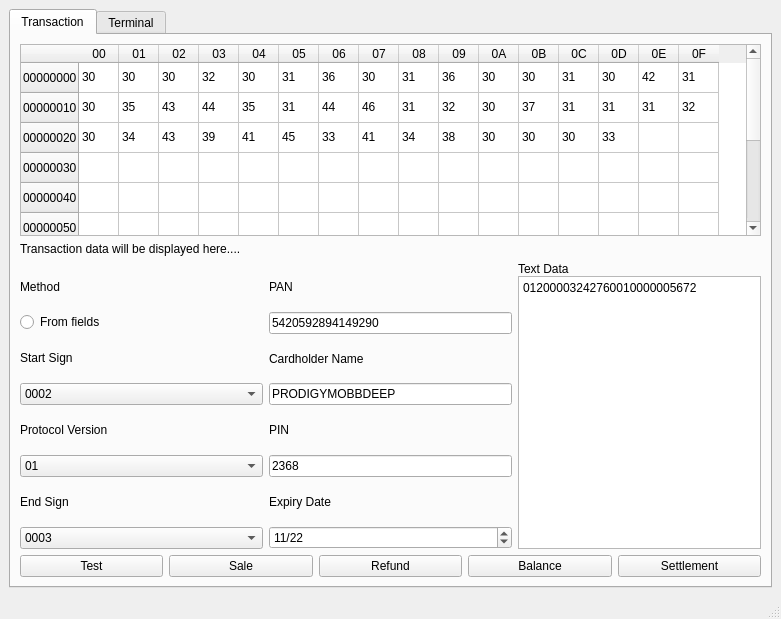
<?xml version="1.0" encoding="UTF-8"?>
<ui version="4.0">
 <class>Model</class>
 <widget class="QMainWindow" name="Model">
  <property name="geometry">
   <rect>
    <x>0</x>
    <y>0</y>
    <width>781</width>
    <height>619</height>
   </rect>
  </property>
  <property name="sizePolicy">
   <sizepolicy hsizetype="Minimum" vsizetype="Fixed">
    <horstretch>0</horstretch>
    <verstretch>0</verstretch>
   </sizepolicy>
  </property>
  <property name="windowTitle">
   <string>Model</string>
  </property>
  <widget class="QWidget" name="centralwidget">
   <layout class="QHBoxLayout" name="horizontalLayout">
    <item>
     <layout class="QVBoxLayout" name="mainLayout">
      <item>
       <widget class="QTabWidget" name="modelTabs">
        <property name="currentIndex">
         <number>0</number>
        </property>
        <widget class="QWidget" name="transactionTab">
         <attribute name="title">
          <string>Transaction</string>
         </attribute>
         <layout class="QVBoxLayout" name="verticalLayout_4">
          <item>
           <layout class="QVBoxLayout" name="transactionLayout" stretch="0,0,0,0">
            <item>
             <widget class="QTableWidget" name="transactionDataTable">
              <property name="sizePolicy">
               <sizepolicy hsizetype="Minimum" vsizetype="Fixed">
                <horstretch>0</horstretch>
                <verstretch>0</verstretch>
               </sizepolicy>
              </property>
              <attribute name="horizontalHeaderDefaultSectionSize">
               <number>40</number>
              </attribute>
              <row>
               <property name="text">
                <string>00000000</string>
               </property>
              </row>
              <row>
               <property name="text">
                <string>00000010</string>
               </property>
              </row>
              <row>
               <property name="text">
                <string>00000020</string>
               </property>
              </row>
              <row>
               <property name="text">
                <string>00000030</string>
               </property>
              </row>
              <row>
               <property name="text">
                <string>00000040</string>
               </property>
              </row>
              <row>
               <property name="text">
                <string>00000050</string>
               </property>
              </row>
              <row>
               <property name="text">
                <string>00000060</string>
               </property>
              </row>
              <row>
               <property name="text">
                <string>00000070</string>
               </property>
              </row>
              <row>
               <property name="text">
                <string>00000080</string>
               </property>
              </row>
              <row>
               <property name="text">
                <string>00000090</string>
               </property>
              </row>
              <column>
               <property name="text">
                <string>00</string>
               </property>
              </column>
              <column>
               <property name="text">
                <string>01</string>
               </property>
              </column>
              <column>
               <property name="text">
                <string>02</string>
               </property>
              </column>
              <column>
               <property name="text">
                <string>03</string>
               </property>
              </column>
              <column>
               <property name="text">
                <string>04</string>
               </property>
              </column>
              <column>
               <property name="text">
                <string>05</string>
               </property>
              </column>
              <column>
               <property name="text">
                <string>06</string>
               </property>
              </column>
              <column>
               <property name="text">
                <string>07</string>
               </property>
              </column>
              <column>
               <property name="text">
                <string>08</string>
               </property>
              </column>
              <column>
               <property name="text">
                <string>09</string>
               </property>
              </column>
              <column>
               <property name="text">
                <string>0A</string>
               </property>
              </column>
              <column>
               <property name="text">
                <string>0B</string>
               </property>
              </column>
              <column>
               <property name="text">
                <string>0C</string>
               </property>
              </column>
              <column>
               <property name="text">
                <string>0D</string>
               </property>
              </column>
              <column>
               <property name="text">
                <string>0E</string>
               </property>
              </column>
              <column>
               <property name="text">
                <string>0F</string>
               </property>
              </column>
              <item row="0" column="0">
               <property name="text">
                <string>30</string>
               </property>
              </item>
              <item row="0" column="1">
               <property name="text">
                <string>30</string>
               </property>
              </item>
              <item row="0" column="2">
               <property name="text">
                <string>30</string>
               </property>
              </item>
              <item row="0" column="3">
               <property name="text">
                <string>32</string>
               </property>
              </item>
              <item row="0" column="4">
               <property name="text">
                <string>30</string>
               </property>
              </item>
              <item row="0" column="5">
               <property name="text">
                <string>31</string>
               </property>
              </item>
              <item row="0" column="6">
               <property name="text">
                <string>36</string>
               </property>
              </item>
              <item row="0" column="7">
               <property name="text">
                <string>30</string>
               </property>
              </item>
              <item row="0" column="8">
               <property name="text">
                <string>31</string>
               </property>
              </item>
              <item row="0" column="9">
               <property name="text">
                <string>36</string>
               </property>
              </item>
              <item row="0" column="10">
               <property name="text">
                <string>30</string>
               </property>
              </item>
              <item row="0" column="11">
               <property name="text">
                <string>30</string>
               </property>
              </item>
              <item row="0" column="12">
               <property name="text">
                <string>31</string>
               </property>
              </item>
              <item row="0" column="13">
               <property name="text">
                <string>30</string>
               </property>
              </item>
              <item row="0" column="14">
               <property name="text">
                <string>42</string>
               </property>
              </item>
              <item row="0" column="15">
               <property name="text">
                <string>31</string>
               </property>
              </item>
              <item row="1" column="0">
               <property name="text">
                <string>30</string>
               </property>
              </item>
              <item row="1" column="1">
               <property name="text">
                <string>35</string>
               </property>
              </item>
              <item row="1" column="2">
               <property name="text">
                <string>43</string>
               </property>
              </item>
              <item row="1" column="3">
               <property name="text">
                <string>44</string>
               </property>
              </item>
              <item row="1" column="4">
               <property name="text">
                <string>35</string>
               </property>
              </item>
              <item row="1" column="5">
               <property name="text">
                <string>31</string>
               </property>
              </item>
              <item row="1" column="6">
               <property name="text">
                <string>44</string>
               </property>
              </item>
              <item row="1" column="7">
               <property name="text">
                <string>46</string>
               </property>
              </item>
              <item row="1" column="8">
               <property name="text">
                <string>31</string>
               </property>
              </item>
              <item row="1" column="9">
               <property name="text">
                <string>32</string>
               </property>
              </item>
              <item row="1" column="10">
               <property name="text">
                <string>30</string>
               </property>
              </item>
              <item row="1" column="11">
               <property name="text">
                <string>37</string>
               </property>
              </item>
              <item row="1" column="12">
               <property name="text">
                <string>31</string>
               </property>
              </item>
              <item row="1" column="13">
               <property name="text">
                <string>31</string>
               </property>
              </item>
              <item row="1" column="14">
               <property name="text">
                <string>31</string>
               </property>
              </item>
              <item row="1" column="15">
               <property name="text">
                <string>32</string>
               </property>
              </item>
              <item row="2" column="0">
               <property name="text">
                <string>30</string>
               </property>
              </item>
              <item row="2" column="1">
               <property name="text">
                <string>34</string>
               </property>
              </item>
              <item row="2" column="2">
               <property name="text">
                <string>43</string>
               </property>
              </item>
              <item row="2" column="3">
               <property name="text">
                <string>39</string>
               </property>
              </item>
              <item row="2" column="4">
               <property name="text">
                <string>41</string>
               </property>
              </item>
              <item row="2" column="5">
               <property name="text">
                <string>45</string>
               </property>
              </item>
              <item row="2" column="6">
               <property name="text">
                <string>33</string>
               </property>
              </item>
              <item row="2" column="7">
               <property name="text">
                <string>41</string>
               </property>
              </item>
              <item row="2" column="8">
               <property name="text">
                <string>34</string>
               </property>
              </item>
              <item row="2" column="9">
               <property name="text">
                <string>38</string>
               </property>
              </item>
              <item row="2" column="10">
               <property name="text">
                <string>30</string>
               </property>
              </item>
              <item row="2" column="11">
               <property name="text">
                <string>30</string>
               </property>
              </item>
              <item row="2" column="12">
               <property name="text">
                <string>30</string>
               </property>
              </item>
              <item row="2" column="13">
               <property name="text">
                <string>33</string>
               </property>
              </item>
              <item row="9" column="1">
               <property name="text">
                <string/>
               </property>
              </item>
              <item row="9" column="2">
               <property name="text">
                <string/>
               </property>
              </item>
              <item row="9" column="3">
               <property name="text">
                <string/>
               </property>
              </item>
              <item row="9" column="4">
               <property name="text">
                <string/>
               </property>
              </item>
              <item row="9" column="5">
               <property name="text">
                <string/>
               </property>
              </item>
              <item row="9" column="6">
               <property name="text">
                <string/>
               </property>
              </item>
              <item row="9" column="7">
               <property name="text">
                <string/>
               </property>
              </item>
              <item row="9" column="8">
               <property name="text">
                <string/>
               </property>
              </item>
              <item row="9" column="9">
               <property name="text">
                <string/>
               </property>
              </item>
              <item row="9" column="10">
               <property name="text">
                <string/>
               </property>
              </item>
             </widget>
            </item>
            <item>
             <widget class="QLabel" name="tableDataLabel">
              <property name="text">
               <string>Transaction data will be displayed here....</string>
              </property>
             </widget>
            </item>
            <item>
             <layout class="QHBoxLayout" name="transactionValuesLayout" stretch="1,1,1">
              <item>
               <layout class="QVBoxLayout" name="protocolLayout">
                <property name="spacing">
                 <number>0</number>
                </property>
                <item>
                 <widget class="QLabel" name="methodlabel">
                  <property name="text">
                   <string>Method</string>
                  </property>
                 </widget>
                </item>
                <item>
                 <widget class="QRadioButton" name="methodRadioButton">
                  <property name="text">
                   <string>From fields</string>
                  </property>
                 </widget>
                </item>
                <item>
                 <widget class="QLabel" name="startSignLabel">
                  <property name="text">
                   <string>Start Sign</string>
                  </property>
                 </widget>
                </item>
                <item>
                 <widget class="QComboBox" name="startSignComboBox">
                  <property name="editable">
                   <bool>false</bool>
                  </property>
                  <item>
                   <property name="text">
                    <string>0002</string>
                   </property>
                  </item>
                 </widget>
                </item>
                <item>
                 <widget class="QLabel" name="protocolVersionLabel">
                  <property name="text">
                   <string>Protocol Version</string>
                  </property>
                 </widget>
                </item>
                <item>
                 <widget class="QComboBox" name="protocolVersionComboBox">
                  <item>
                   <property name="text">
                    <string>01</string>
                   </property>
                  </item>
                 </widget>
                </item>
                <item>
                 <widget class="QLabel" name="endSignLabel">
                  <property name="text">
                   <string>End Sign</string>
                  </property>
                 </widget>
                </item>
                <item>
                 <widget class="QComboBox" name="endSignComboBox">
                  <item>
                   <property name="text">
                    <string>0003</string>
                   </property>
                  </item>
                 </widget>
                </item>
               </layout>
              </item>
              <item>
               <layout class="QVBoxLayout" name="cardLayout">
                <property name="spacing">
                 <number>0</number>
                </property>
                <item>
                 <widget class="QLabel" name="panLabel">
                  <property name="text">
                   <string>PAN</string>
                  </property>
                 </widget>
                </item>
                <item>
                 <widget class="QLineEdit" name="panLineEdit">
                  <property name="text">
                   <string>5420592894149290</string>
                  </property>
                 </widget>
                </item>
                <item>
                 <widget class="QLabel" name="nameLabel">
                  <property name="text">
                   <string>Cardholder Name</string>
                  </property>
                 </widget>
                </item>
                <item>
                 <widget class="QLineEdit" name="carhholderNameEdit">
                  <property name="text">
                   <string>PRODIGYMOBBDEEP</string>
                  </property>
                 </widget>
                </item>
                <item>
                 <widget class="QLabel" name="pinLabel">
                  <property name="text">
                   <string>PIN</string>
                  </property>
                 </widget>
                </item>
                <item>
                 <widget class="QLineEdit" name="pinLineEdit">
                  <property name="text">
                   <string>2368</string>
                  </property>
                 </widget>
                </item>
                <item>
                 <widget class="QLabel" name="expDateLabel">
                  <property name="text">
                   <string>Expiry Date</string>
                  </property>
                 </widget>
                </item>
                <item>
                 <widget class="QDateEdit" name="expDateEdit">
                  <property name="displayFormat">
                   <string>MM/yy</string>
                  </property>
                  <property name="date">
                   <date>
                    <year>2022</year>
                    <month>11</month>
                    <day>1</day>
                   </date>
                  </property>
                 </widget>
                </item>
               </layout>
              </item>
              <item>
               <layout class="QVBoxLayout" name="textDataLayout">
                <property name="spacing">
                 <number>0</number>
                </property>
                <item>
                 <widget class="QLabel" name="textDataLabel">
                  <property name="text">
                   <string>Text Data</string>
                  </property>
                 </widget>
                </item>
                <item>
                 <widget class="QPlainTextEdit" name="textDataPlainTextEdit">
                  <property name="plainText">
                   <string>01200003242760010000005672</string>
                  </property>
                 </widget>
                </item>
               </layout>
              </item>
             </layout>
            </item>
            <item>
             <layout class="QHBoxLayout" name="terminalButtonsLayout">
              <item>
               <widget class="QPushButton" name="testTransactionButton">
                <property name="cursor">
                 <cursorShape>PointingHandCursor</cursorShape>
                </property>
                <property name="text">
                 <string>Test</string>
                </property>
               </widget>
              </item>
              <item>
               <widget class="QPushButton" name="saleTransactionButton">
                <property name="cursor">
                 <cursorShape>PointingHandCursor</cursorShape>
                </property>
                <property name="text">
                 <string>Sale</string>
                </property>
               </widget>
              </item>
              <item>
               <widget class="QPushButton" name="refundTransactionButton">
                <property name="cursor">
                 <cursorShape>PointingHandCursor</cursorShape>
                </property>
                <property name="text">
                 <string>Refund</string>
                </property>
               </widget>
              </item>
              <item>
               <widget class="QPushButton" name="balanceTransactionButton">
                <property name="cursor">
                 <cursorShape>PointingHandCursor</cursorShape>
                </property>
                <property name="text">
                 <string>Balance</string>
                </property>
               </widget>
              </item>
              <item>
               <widget class="QPushButton" name="settlementTransactionButton">
                <property name="cursor">
                 <cursorShape>PointingHandCursor</cursorShape>
                </property>
                <property name="text">
                 <string>Settlement</string>
                </property>
               </widget>
              </item>
             </layout>
            </item>
           </layout>
          </item>
         </layout>
        </widget>
        <widget class="QWidget" name="termialTab">
         <attribute name="title">
          <string>Terminal</string>
         </attribute>
         <layout class="QVBoxLayout" name="verticalLayout_10">
          <item>
           <layout class="QVBoxLayout" name="terminalLayout">
            <item>
             <widget class="QLabel" name="terminalLog">
              <property name="text">
               <string>Terminal Log</string>
              </property>
             </widget>
            </item>
            <item>
             <widget class="QListWidget" name="terminalLogList"/>
            </item>
           </layout>
          </item>
         </layout>
        </widget>
       </widget>
      </item>
     </layout>
    </item>
   </layout>
  </widget>
  <widget class="QMenuBar" name="menubar">
   <property name="geometry">
    <rect>
     <x>0</x>
     <y>0</y>
     <width>781</width>
     <height>22</height>
    </rect>
   </property>
  </widget>
  <widget class="QStatusBar" name="statusbar"/>
 </widget>
 <resources/>
 <connections/>
</ui>
